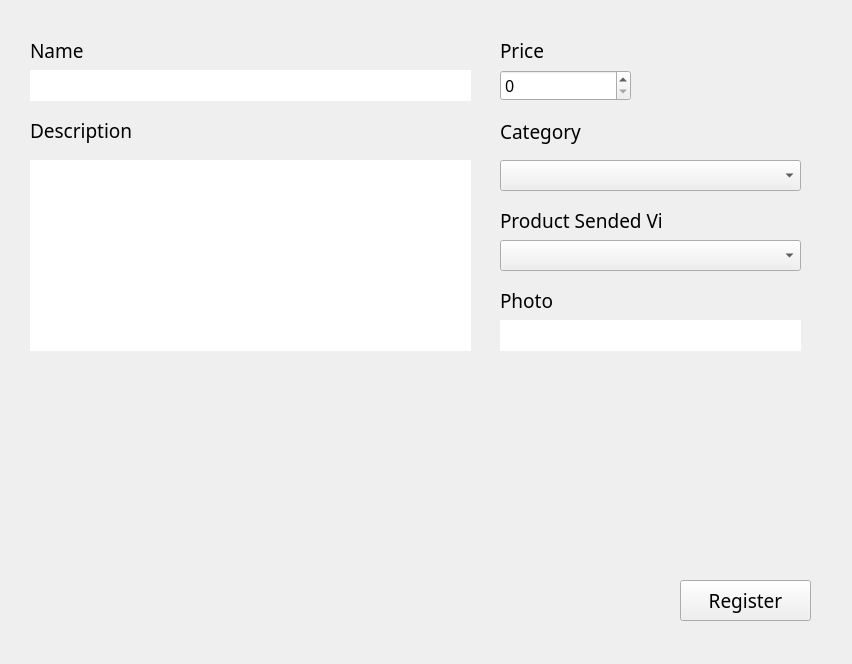
      <widget class="QWidget" name="ProductRegisterPage">
       <widget class="QLabel" name="RegisterProduct_DescriptionLabel">
        <property name="geometry">
         <rect>
          <x>30</x>
          <y>110</y>
          <width>161</width>
          <height>41</height>
         </rect>
        </property>
        <property name="font">
         <font>
          <family>Source Sans Pro</family>
          <pointsize>14</pointsize>
          <weight>50</weight>
          <bold>false</bold>
         </font>
        </property>
        <property name="text">
         <string>Description</string>
        </property>
       </widget>
       <widget class="QLineEdit" name="RegisterProduct_PhotoInput">
        <property name="geometry">
         <rect>
          <x>500</x>
          <y>320</y>
          <width>301</width>
          <height>31</height>
         </rect>
        </property>
        <property name="font">
         <font>
          <family>Source Sans Pro</family>
          <pointsize>14</pointsize>
         </font>
        </property>
        <property name="frame">
         <bool>false</bool>
        </property>
       </widget>
       <widget class="QPlainTextEdit" name="RegisterProduct_DescriptionInput">
        <property name="geometry">
         <rect>
          <x>30</x>
          <y>160</y>
          <width>441</width>
          <height>191</height>
         </rect>
        </property>
        <property name="font">
         <font>
          <family>Source Sans Pro</family>
          <pointsize>12</pointsize>
         </font>
        </property>
        <property name="frameShape">
         <enum>QFrame::NoFrame</enum>
        </property>
       </widget>
       <widget class="QLabel" name="RegisterProduct_ViaLabel">
        <property name="geometry">
         <rect>
          <x>500</x>
          <y>200</y>
          <width>161</width>
          <height>41</height>
         </rect>
        </property>
        <property name="font">
         <font>
          <family>Source Sans Pro</family>
          <pointsize>14</pointsize>
          <weight>50</weight>
          <bold>false</bold>
         </font>
        </property>
        <property name="text">
         <string>Product Sended Via</string>
        </property>
       </widget>
       <widget class="QLineEdit" name="RegisterProduct_NameInput">
        <property name="geometry">
         <rect>
          <x>30</x>
          <y>70</y>
          <width>441</width>
          <height>31</height>
         </rect>
        </property>
        <property name="font">
         <font>
          <family>Source Sans Pro</family>
          <pointsize>14</pointsize>
         </font>
        </property>
        <property name="frame">
         <bool>false</bool>
        </property>
       </widget>
       <widget class="QLabel" name="RegisterProduct_NameLabel">
        <property name="geometry">
         <rect>
          <x>30</x>
          <y>30</y>
          <width>161</width>
          <height>41</height>
         </rect>
        </property>
        <property name="font">
         <font>
          <family>Source Sans Pro</family>
          <pointsize>14</pointsize>
          <weight>50</weight>
          <bold>false</bold>
         </font>
        </property>
        <property name="text">
         <string>Name</string>
        </property>
       </widget>
       <widget class="QLabel" name="RegisterProduct_PhotoLabel">
        <property name="geometry">
         <rect>
          <x>500</x>
          <y>280</y>
          <width>161</width>
          <height>41</height>
         </rect>
        </property>
        <property name="font">
         <font>
          <family>Source Sans Pro</family>
          <pointsize>14</pointsize>
          <weight>50</weight>
          <bold>false</bold>
         </font>
        </property>
        <property name="text">
         <string>Photo</string>
        </property>
       </widget>
       <widget class="QLabel" name="RegisterProduct_PriceLabel">
        <property name="geometry">
         <rect>
          <x>500</x>
          <y>30</y>
          <width>161</width>
          <height>41</height>
         </rect>
        </property>
        <property name="font">
         <font>
          <family>Source Sans Pro</family>
          <pointsize>14</pointsize>
          <weight>50</weight>
          <bold>false</bold>
         </font>
        </property>
        <property name="text">
         <string>Price</string>
        </property>
       </widget>
       <widget class="QPushButton" name="RegisterProduct_RegisterButton">
        <property name="geometry">
         <rect>
          <x>680</x>
          <y>580</y>
          <width>131</width>
          <height>41</height>
         </rect>
        </property>
        <property name="font">
         <font>
          <family>Coolvetica Rg</family>
          <pointsize>14</pointsize>
         </font>
        </property>
        <property name="text">
         <string>Register</string>
        </property>
        <property name="flat">
         <bool>false</bool>
        </property>
       </widget>
       <widget class="QLabel" name="RegisterProduct_Background">
        <property name="geometry">
         <rect>
          <x>0</x>
          <y>0</y>
          <width>843</width>
          <height>655</height>
         </rect>
        </property>
        <property name="text">
         <string/>
        </property>
       </widget>
       <widget class="QComboBox" name="RegisterProduct_CategoryInput">
        <property name="geometry">
         <rect>
          <x>500</x>
          <y>160</y>
          <width>301</width>
          <height>31</height>
         </rect>
        </property>
        <property name="font">
         <font>
          <family>Source Sans Pro</family>
          <pointsize>12</pointsize>
         </font>
        </property>
       </widget>
       <widget class="QComboBox" name="RegisterProduct_ViaInput">
        <property name="geometry">
         <rect>
          <x>500</x>
          <y>240</y>
          <width>301</width>
          <height>31</height>
         </rect>
        </property>
        <property name="font">
         <font>
          <family>Source Sans Pro</family>
          <pointsize>12</pointsize>
         </font>
        </property>
       </widget>
       <widget class="QLabel" name="RegisterProduct_CategoryLabel">
        <property name="geometry">
         <rect>
          <x>500</x>
          <y>111</y>
          <width>161</width>
          <height>41</height>
         </rect>
        </property>
        <property name="font">
         <font>
          <family>Source Sans Pro</family>
          <pointsize>14</pointsize>
          <weight>50</weight>
          <bold>false</bold>
         </font>
        </property>
        <property name="text">
         <string>Category</string>
        </property>
       </widget>
       <widget class="QSpinBox" name="RegisterProduct_PriceInput">
        <property name="geometry">
         <rect>
          <x>500</x>
          <y>70</y>
          <width>131</width>
          <height>31</height>
         </rect>
        </property>
        <property name="font">
         <font>
          <family>Source Sans Pro</family>
          <pointsize>12</pointsize>
         </font>
        </property>
        <property name="maximum">
         <number>999</number>
        </property>
       </widget>
       <zorder>RegisterProduct_Background</zorder>
       <zorder>RegisterProduct_DescriptionLabel</zorder>
       <zorder>RegisterProduct_PhotoInput</zorder>
       <zorder>RegisterProduct_DescriptionInput</zorder>
       <zorder>RegisterProduct_ViaLabel</zorder>
       <zorder>RegisterProduct_NameInput</zorder>
       <zorder>RegisterProduct_NameLabel</zorder>
       <zorder>RegisterProduct_PhotoLabel</zorder>
       <zorder>RegisterProduct_PriceLabel</zorder>
       <zorder>RegisterProduct_RegisterButton</zorder>
       <zorder>RegisterProduct_CategoryInput</zorder>
       <zorder>RegisterProduct_ViaInput</zorder>
       <zorder>RegisterProduct_CategoryLabel</zorder>
       <zorder>RegisterProduct_PriceInput</zorder>
      </widget>
